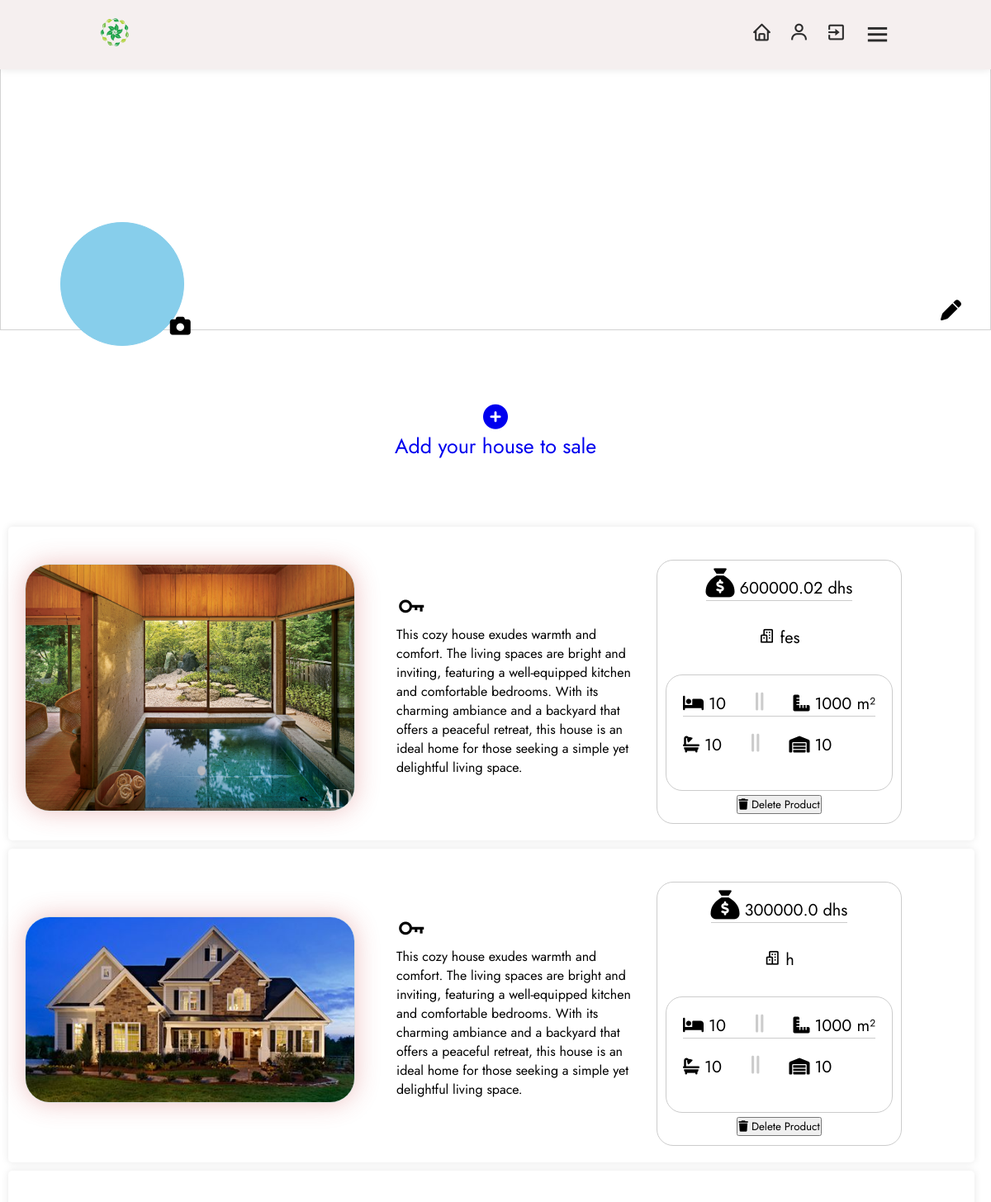
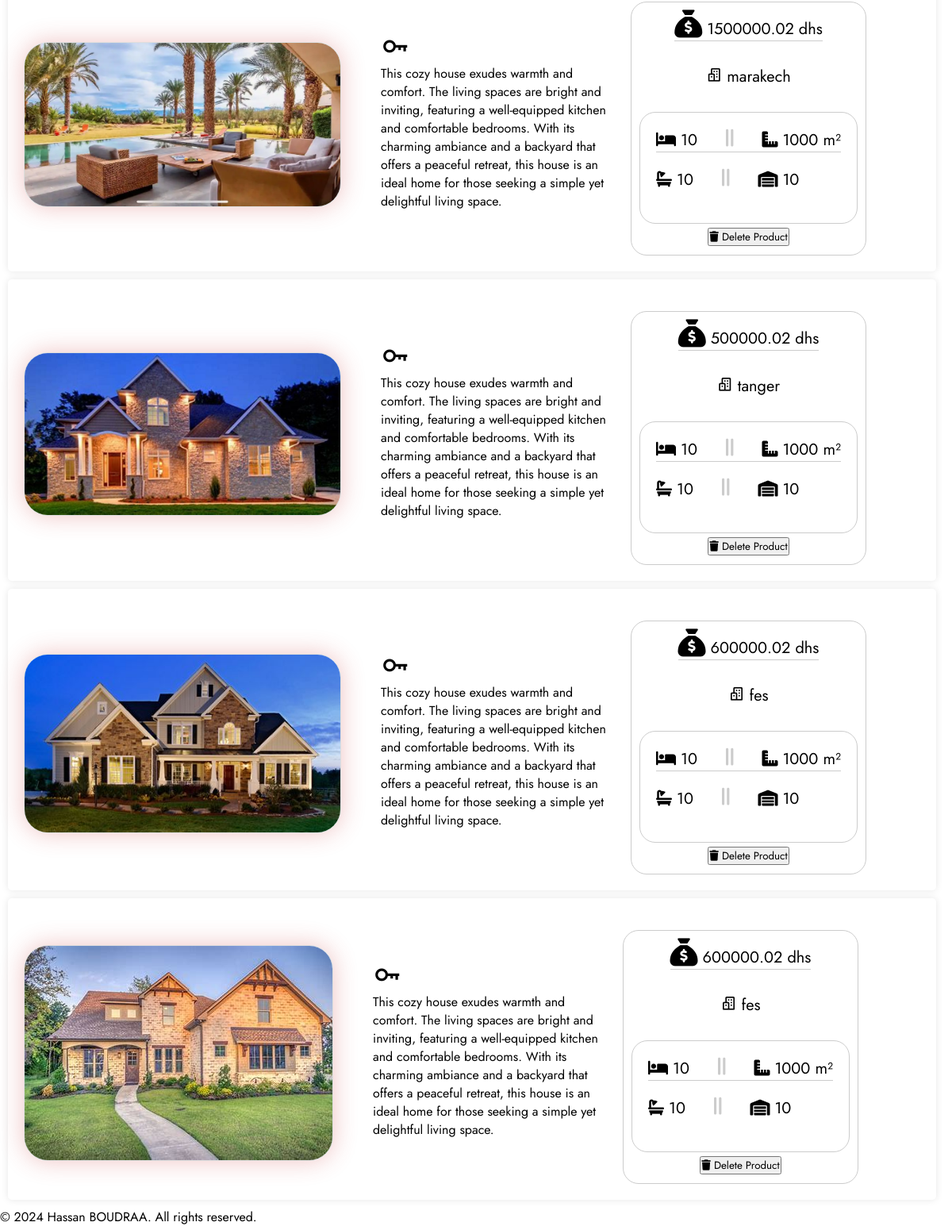
Page /user/HASSAN_BOUDRAA (signed in) on the committed database (2 pictures, top to bottom).
### models/user.py (models this page shows)
class Products(db.Model):
    id = db.Column(db.String(50), primary_key=True, default=lambda: str( uuid.uuid4()), unique=True, nullable=False)
    name = db.Column(db.String(255), nullable=False)
    city = db.Column(db.String(8), nullable=False)
    price = db.Column(db.Float, nullable=False)
    image_path = db.Column(db.String(255), nullable=True)
    num_rooms = Column(Integer, nullable=False)
    section = Column(Integer, nullable=False)
    num_bain = Column(Integer, nullable=False)
    window_per_house = Column(Integer, nullable=False)
    user_id = db.Column(db.String(50),db.ForeignKey('user.id'),nullable=False)
    user = db.relationship('User', backref=db.backref('products', lazy=True))

### models/app.py (the view)
    @app.route('/user/<username>')
    @login_required
    def user(username):
        user_data = get_user_data(username)
        if not user_data:
            flash('User not found.', 'error')
            return redirect(url_for('dashboard'))
        user_products = Products.query.filter_by(user_id=user_data.id).order_by(asc(Products.id)).all()
        for product in user_products:
            print("Product Image Path:", product.image_path)
        return render_template('user.html', user=current_user, username=username, user_products=user_products, user_data=user_data)

### models/db.py (called while the page is built)
def get_user_data(username):
    user = User.query.filter_by(username=username).first()
    if user is not None:
        return user
    else:
        return None

### models/templates/user.html (shortened to what this page needs)
<!DOCTYPE html>
<html lang="en">
        <head>
                <link rel="stylesheet" href="{{ url_for('static', filename='style/dashboard.css') }}">
                <link rel="stylesheet" href="https://cdnjs.cloudflare.com/ajax/libs/font-awesome/5.15.2/css/all.min.css">
                <link rel="stylesheet" href="https://cdnjs.cloudflare.com/ajax/libs/font-awesome/6.4.2/css/all.min.css" />
                <link rel="stylesheet" href="https://unpkg.com/boxicons@latest/css/boxicons.min.css">
                <link href="https://cdn.jsdelivr.net/npm/bootstrap-icons@1.21.0/font/bootstrap-icons.css" rel="stylesheet">
        </head>
        <body>
                <header>
                        <div class="logo">
                                <img src="{{ url_for('static', filename='images/icon.png') }}" alt="Icon">
                        </div>
                        <div class="nav-icon">
                                <a onclick="window.location.href='{{ url_for('dashboard') }}'"><i class='bx bx-home'></i></a>
                                <a onclick="window.location.href='{{ url_for('user', username=current_user.username) }}'"><i class='bx bx-user'></i></a>
                                <a onclick="window.location.href='{{ url_for('exit') }}'"><i class='bx bx-exit'></i></a>
                                <div class="bx bx-menu" id="menu-icon"></div>
                        </div>
                </header>
		<div class="container1">
		    <i class="fa-solid fa-pen" onclick="openModal('myModal1')"></i>
		    <div class="circle">
			    <i class="fa-solid fa-camera" onclick="openModal('myModal2')"></i>
		    </div>
		</div>
                <a href="{{ url_for('add_product') }}">
                        <div class="acourd">
                                <i class="fas fa-plus-circle add-product-icon" style="font-size: 30px; "> </i>
                                <p>Add your house to sale</p>
                        </div>
                </a>
                <section class="inside">
                                {% for product in user_products %}
                                <div class="card">
                                     {% if product.image_path %}
                                        <img class="product-image" src="{{ url_for('serve_image', filename=product.image_path.split('/')[-1]) }}" alt="Product Image">
                                     {% else %}
                                              <p>No Image Available</p>
                                     {% endif %}
                                        <a style="max-width: 300px; margin-right: 15px;">
                                                <i class='bx bx-key' style="font-size: 38px"></i><p>   {{ product.name }} </p>
                                        </a>
                                        <div class="product-info">
                                                       <li style="border-bottom: 1px solid #ccc; margin-bottom: 30px;">
                                                                <i class="fa-solid fa-sack-dollar" style="font-size: 35px;"></i>   {{ product.price }} dhs
                                                       </li>
                                                       <p style="margin-bottom: 30px;">
                                                                <i class='bx bx-buildings'></i>   {{ product.city }}
                                                       </p>
                                                       <a style="border: 1px solid #ccc; border-radius: 20px; padding: 20px;">
                                                                 <p style="border-bottom: 1px solid #ccc; margin-bottom: 20px;">
                                                                        <i class="fa-solid fa-bed"></i> {{ product.num_rooms }}
                                                                        <i class="fa-solid fa-grip-lines-vertical" style="color: #ccc; font-size: 25px; margin-left: 30px; margin-right: 30px"></i>
                                                                        <i class="fa-solid fa-ruler-combined"></i>    {{ product.section }} m²
                                                                 </p>
                                                                 <p style="margin-bottom: 20px; margin-bottom: 20px;">
                                                                        <i class="fa-solid fa-bath"></i>    {{ product.num_bain }}
                                                                        <i class="fa-solid fa-grip-lines-vertical" style="color: #ccc; font-size: 25px; margin-left: 30px; margin-right: 30px;"></i>
                                                                        <i class="fa-solid fa-warehouse"></i>     {{ product.window_per_house }}
                                                                 </p>
                                                       </a>
                                                       <form action="{{ url_for('delete_product', product_id=product.id) }}" method="post"
                                                               onsubmit="return confirm('Are you sure you want to delete this product?')">
                                                               <button type="submit" class="delete-product-button">
                                                                       <i class="fas fa-trash"></i> Delete Product
                                                               </button>
                                                       </form>
                                        </div>
                                </div>
                                {% endfor %}
                </section>
        </body>
        <footer>
                <p>&copy; 2024 Hassan BOUDRAA. All rights reserved.</p>
        </footer>
</html>

### models/static/style/dashboard.css (style rules this page uses)
* { margin: 0; padding: 0; box-sizing: border-box; font-family: 'Jost', sans-serif; list-style: none; text-decoration: none; }
header { position: fixed; width: 100%; top: 0; right: 0; z-index: 1000; display: flex; align-items: center; justify-content: space-between; padding: 20px 10%; background-color: #f5efef; box-shadow: 0 0 10px rgba(0, 0, 0, 0.1); }
.logo img { max-width: 120px; height: 1cm; }
.nav-icon { display: flex; align-items: center; }
.nav-icon i { margin-right: 20px; color: #2c2c2c; font-size: 25px; font-weight: 400; transform: all .42s ease; }
#menu-icon { font-size: 35px; color: #2c2c2c; z-index: 10001; cursor: pointer; }
.inside { padding-top: 70px; padding-right: 10px; }
.card { display: flex; background-color: none; margin-bottom: 20px; align-items: center; padding: 20px; margin: 10px; border-radius: 5px; box-shadow: 0 0 10px rgba(0, 0, 0, 0.1); }
.product-image { margin-right: 50px; max-width: 400px; height: auto; margin-top: 10px; border: 1px solid #ddd; border-radius: 30px; overflow: hidden; box-shadow: 0 0 30px rgba(201, 57, 57, 0.3); }
.product-info { margin-top: 20px; padding: 10px; border: 1px solid #ccc; border-radius: 20px; display: flex; flex-direction: column; font-size: 20px; align-items: CENTER; justify-content: flex-start; flex-wrap: wrap; }
.acourd { padding-top: 10px; text-align: center; }
.acourd p { font-size: 25px; }
.container1 { position: relative; display: flex; align-items: flex-end; margin-bottom: 80px; width: 100%; height: 400px; border: 1px solid lightgray; }
.circle { position: absolute; left: 6%; bottom: -20px; width: 150px; height: 150px; background-color: skyblue; border: 1px solid skyblue; border-radius: 50%; display: flex; align-items: center; justify-content: center; }
.container1 i { margin-bottom: 10px; margin-left: 95%; align-self: flex-end; color: #000000; font-size: 25px; border-radius: 50%; }

### rows in the picture
Products: image_path (picture), name "This cozy house exudes warmth and comfort. The living spaces are bright and inviting, featuring a well-equipped kitchen and comfortable bedrooms. With its charming ambiance and a backyard that offers a peaceful retreat, this house is an ideal home for those seeking a simple yet delightful living space.", price "600000.02", city "fes", num_rooms "10", section "1000", num_bain "10", window_per_house "10"
Products: image_path (picture), name "This cozy house exudes warmth and comfort. The living spaces are bright and inviting, featuring a well-equipped kitchen and comfortable bedrooms. With its charming ambiance and a backyard that offers a peaceful retreat, this house is an ideal home for those seeking a simple yet delightful living space.", price "300000.0", city "h", num_rooms "10", section "1000", num_bain "10", window_per_house "10"
Products: image_path (picture), name "This cozy house exudes warmth and comfort. The living spaces are bright and inviting, featuring a well-equipped kitchen and comfortable bedrooms. With its charming ambiance and a backyard that offers a peaceful retreat, this house is an ideal home for those seeking a simple yet delightful living space.", price "1500000.02", city "marakech", num_rooms "10", section "1000", num_bain "10", window_per_house "10"
Products: image_path (picture), name "This cozy house exudes warmth and comfort. The living spaces are bright and inviting, featuring a well-equipped kitchen and comfortable bedrooms. With its charming ambiance and a backyard that offers a peaceful retreat, this house is an ideal home for those seeking a simple yet delightful living space.", price "500000.02", city "tanger", num_rooms "10", section "1000", num_bain "10", window_per_house "10"
Products: image_path (picture), name "This cozy house exudes warmth and comfort. The living spaces are bright and inviting, featuring a well-equipped kitchen and comfortable bedrooms. With its charming ambiance and a backyard that offers a peaceful retreat, this house is an ideal home for those seeking a simple yet delightful living space.", price "600000.02", city "fes", num_rooms "10", section "1000", num_bain "10", window_per_house "10"
Products: image_path (picture), name "This cozy house exudes warmth and comfort. The living spaces are bright and inviting, featuring a well-equipped kitchen and comfortable bedrooms. With its charming ambiance and a backyard that offers a peaceful retreat, this house is an ideal home for those seeking a simple yet delightful living space.", price "600000.02", city "fes", num_rooms "10", section "1000", num_bain "10", window_per_house "10"
